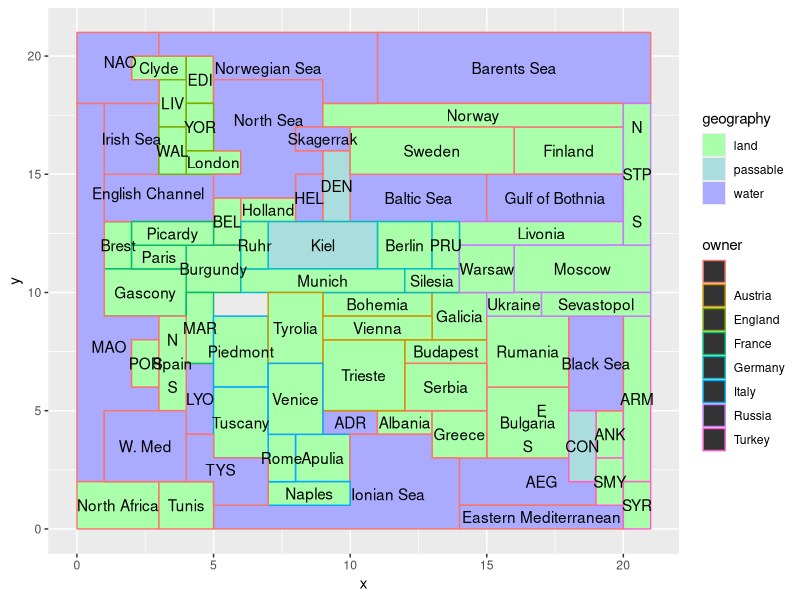

Write the R code that produced this figure.
library(png)
library(grid)
library(ggplot2)

# img <- readPNG("images/map.png")
# g <- rasterGrob(img, interpolate=TRUE)
# movements <- read.csv("move_sum.move.csv")
#movements <- movements[1:10,]

# dim_x <- dim(img)[1]
# dim_y <- dim(img)[2]

# movements$start_y <- dim_y - movements$start_y
# movements$end_y <- dim_y - movements$end_y

# basic layer and options
# plot1 <- ggplot(movements, aes(x = start_x, y = start_y, colour = country)) + xlim(0, dim_x) + ylim(0, dim_y) + geom_jitter(aes(size=all_freq)) + facet_grid(country ~ .) # +annotation_custom(g, xmin=0, ymin=0) + geom_text(aes(x=start_x, y=start_y + 25, label=start_name)) 

# load in the map layer
map <- read.csv("images/map_countries.csv")

country_names <- aggregate(map, by=list(map$territory, map$display), FUN=mean)
country_names$territory <- country_names$Group.1
country_names$display <- country_names$Group.2

countries <- ggplot() + geom_polygon(data=map, mapping=aes(x=x, y=y, group=territory, color=owner, fill=geography)) + scale_fill_manual(values=c("#AAFFAA", "#AADDDD", "#AAAAFF")) + geom_text(data=country_names, aes(x,y,label=display))